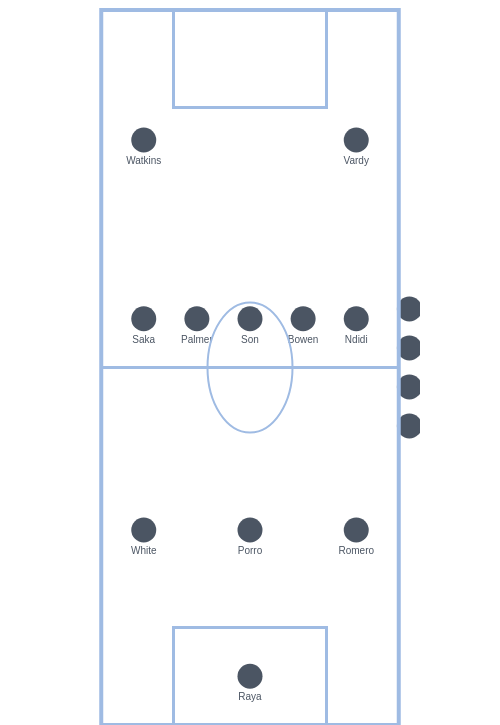

The notebook cell saved with this chart:
### Code cell
create_plot(df_sel)

### Figure 1 — Plotly figure (JSON) as saved in the notebook; plotly's stock layout.template omitted (floating-point values rounded to 4 significant figures)
{"data": [{"line": {"color": "#9fbbe3", "width": 3}, "marker": {"color": "#9fbbe3", "size": 25}, "mode": "lines", "type": "scatter", "x": [-350, 350], "y": [0, 0]}, {"line": {"color": "#9fbbe3", "width": 3}, "mode": "lines", "showlegend": false, "type": "scatter", "x": [-180, -180, 180, 180], "y": [-550, -400, -400, -550]}, {"line": {"color": "#9fbbe3", "width": 3}, "mode": "lines", "showlegend": false, "type": "scatter", "x": [-180, -180, 180, 180], "y": [550, 400, 400, 550]}, {"customdata": [["Watkins", "Aston Villa", 6], ["Vardy", "Leicester", 4]], "hovertemplate": "<b>%{customdata[0]}</b><br><br><b>Team:</b> %{customdata[1]}<br><b>Mean Predicted Points:</b> %{customdata[2]}<extra></extra>", "marker": {"color": "#4B5563", "size": 25}, "mode": "markers+text", "text": ["Watkins", "Vardy"], "textfont": {"color": "#4B5563", "size": 10}, "textposition": "bottom center", "type": "scatter", "x": [-250, 250], "y": [350, 350]}, {"customdata": [["Saka", "Arsenal", 6.7], ["Palmer", "Chelsea", 6.3], ["Son", "Tottenham", 6], ["Bowen", "West Ham", 5], ["Ndidi", "Leicester", 3.9]], "hovertemplate": "<b>%{customdata[0]}</b><br><br><b>Team:</b> %{customdata[1]}<br><b>Mean Predicted Points:</b> %{customdata[2]}<extra></extra>", "marker": {"color": "#4B5563", "size": 25}, "mode": "markers+text", "text": ["Saka", "Palmer", "Son", "Bowen", "Ndidi"], "textfont": {"color": "#4B5563", "size": 10}, "textposition": "bottom center", "type": "scatter", "x": [-250, -125, 0, 125, 250], "y": [75, 75, 75, 75, 75]}, {"customdata": [["White", "Arsenal", 5.4], ["Pedro Porro", "Tottenham", 4.2], ["Romero", "Tottenham", 3.6]], "hovertemplate": "<b>%{customdata[0]}</b><br><br><b>Team:</b> %{customdata[1]}<br><b>Mean Predicted Points:</b> %{customdata[2]}<extra></extra>", "marker": {"color": "#4B5563", "size": 25}, "mode": "markers+text", "text": ["White", "Porro", "Romero"], "textfont": {"color": "#4B5563", "size": 10}, "textposition": "bottom center", "type": "scatter", "x": [-250, 0, 250], "y": [-250, -250, -250]}, {"customdata": [["Raya", "Arsenal", 5.2]], "hovertemplate": "<b>%{customdata[0]}</b><br><br><b>Team:</b> %{customdata[1]}<br><b>Mean Predicted Points:</b> %{customdata[2]}<extra></extra>", "marker": {"color": "#4B5563", "size": 25}, "mode": "markers+text", "text": ["Raya"], "textfont": {"color": "#4B5563", "size": 10}, "textposition": "bottom center", "type": "scatter", "x": [0], "y": [-475]}, {"customdata": [["Mazraoui", "Manchester Utd", 3.5], ["Pickford", "Everton", 3.9], ["Sugawara", "Southampton", 3.6], ["Strand Larsen", "Wolves", 3.9]], "hovertemplate": "<b>%{customdata[0]}</b><br><br><b>Team:</b> %{customdata[1]}<br><b>Mean Predicted Points:</b> %{customdata[2]}<extra></extra>", "marker": {"color": "#4B5563", "size": 25}, "mode": "markers", "text": ["Mazraoui", "Pickford", "Sugawara", "Larsen"], "textfont": {"color": "#4B5563", "size": 10}, "textposition": "bottom left", "type": "scatter", "x": [375, 375, 375, 375], "y": [-90, -30, 30, 90]}], "layout": {"autosize": false, "font": {"family": "sans-serif"}, "height": 725, "margin": {"b": 0, "t": 10}, "paper_bgcolor": "rgba(0,0,0,0)", "plot_bgcolor": "rgba(0,0,0,0)", "shapes": [{"line": {"color": "#9fbbe3", "width": 4}, "type": "rect", "x0": -350, "x1": 350, "xref": "x", "y0": 0, "y1": 1, "yref": "y domain"}, {"line": {"color": "#9fbbe3", "width": 2}, "type": "circle", "x0": -100, "x1": 100, "xref": "x", "y0": -100, "y1": 100, "yref": "y"}], "showlegend": false, "width": 500, "xaxis": {"range": [-400, 400], "visible": false}, "yaxis": {"range": [-550, 550], "visible": false}}}
